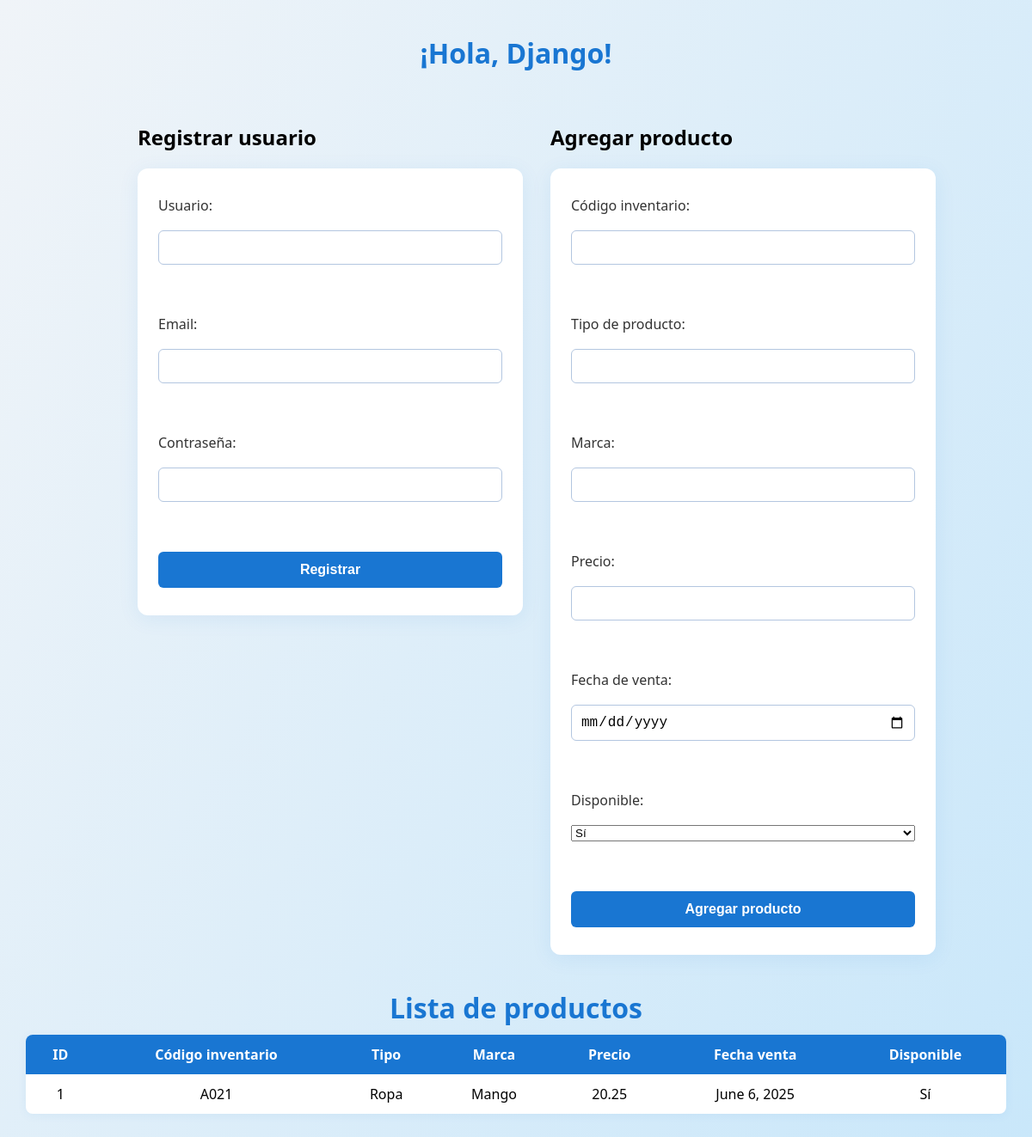
The app's page /ejemplo/, older data.
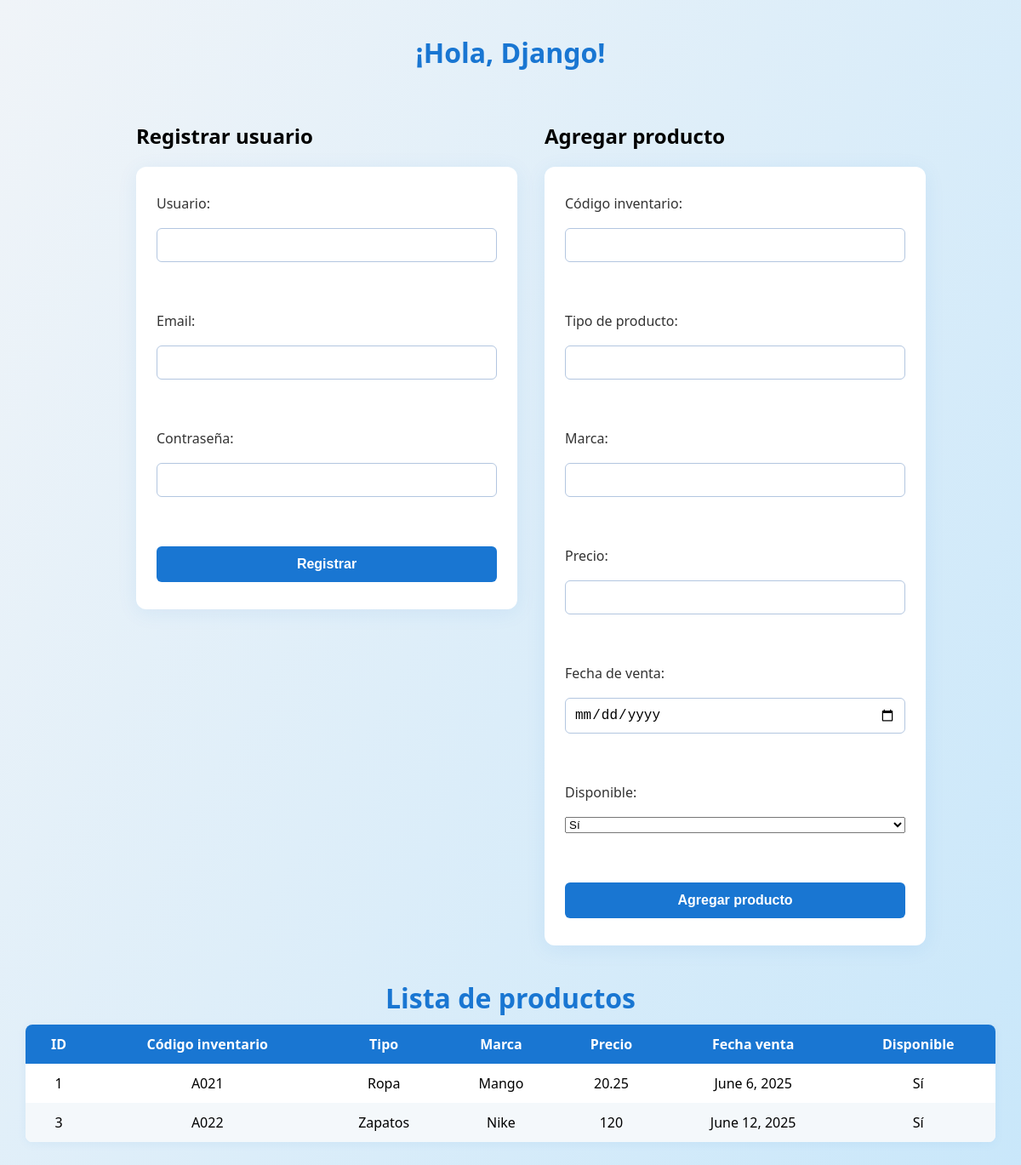
The same page, newer data.
### MiWeb/models.py (models this page shows, shortened)
class Producto(models.Model):
    codigo_inventario = models.CharField(max_length=100, unique=True)
    tipo_producto = models.CharField(max_length=100)
    marca = models.CharField(max_length=100)
    precio_producto = models.DecimalField(max_digits=10, decimal_places=2)
    fecha_venta = models.DateField(null=True, blank=True)
    disponible = models.BooleanField(default=True)

### MiWeb/views.py (the view, shortened to what this page needs)
# urls.py: path('ejemplo/', ejemplo_view, name='ejemplo'),
def ejemplo_view(request):
    mensaje = ''
    with connection.cursor() as cursor:
        cursor.execute('SELECT id, codigo_inventario, tipo_producto, marca, precio_producto, fecha_venta, disponible FROM MiWeb_producto')
        productos = [
            {
                'id': row[0],
                'codigo_inventario': row[1],
                'tipo_producto': row[2],
                'marca': row[3],
                'precio_producto': row[4],
                'fecha_venta': row[5],
                'disponible': row[6],
            }
            for row in cursor.fetchall()
        ]
    return render(request, 'ejemplo.html', {'mensaje': mensaje, 'productos': productos})

### MiWeb/templates/ejemplo.html (shortened to what this page needs)
<!DOCTYPE html>
<html lang="es">
  <head>
    {% load static %}
    <link rel="stylesheet" href="{% static 'estilos.css' %}" />
  </head>
  <body>
    <h1>¡Hola, Django!</h1>
    <div class="formularios-container">
      <div>
        <h2>Registrar usuario</h2>
        <form method="post">
          <label for="username">Usuario:</label>
          <input type="text" id="username" name="username" required /><br />
          <label for="email">Email:</label>
          <input type="email" id="email" name="email" required /><br />
          <label for="password">Contraseña:</label>
          <input type="password" id="password" name="password" required /><br />
          <button type="submit">Registrar</button>
        </form>
      </div>
      <div>
        <h2>Agregar producto</h2>
        <form method="post" action="{% url 'ejemplo' %}?producto=1">
          <label for="codigo_inventario">Código inventario:</label>
          <input
            type="text"
            id="codigo_inventario"
            name="codigo_inventario"
            required
          /><br />
          <label for="tipo_producto">Tipo de producto:</label>
          <input
            type="text"
            id="tipo_producto"
            name="tipo_producto"
            required
          /><br />
          <label for="marca">Marca:</label>
          <input type="text" id="marca" name="marca" required /><br />
          <label for="precio_producto">Precio:</label>
          <input
            type="number"
            step="0.01"
            id="precio_producto"
            name="precio_producto"
            required
          /><br />
          <label for="fecha_venta">Fecha de venta:</label>
          <input type="date" id="fecha_venta" name="fecha_venta" /><br />
          <label for="disponible">Disponible:</label>
          <select id="disponible" name="disponible">
            <option value="1">Sí</option>
            <option value="0">No</option></select
          ><br />
          <button type="submit">Agregar producto</button>
        </form>
      </div>
    </div>
    <h2 class="titulo-productos">Lista de productos</h2>
    <table>
      <thead>
        <tr>
          <th>ID</th>
          <th>Código inventario</th>
          <th>Tipo</th>
          <th>Marca</th>
          <th>Precio</th>
          <th>Fecha venta</th>
          <th>Disponible</th>
        </tr>
      </thead>
      <tbody>
        {% for producto in productos %}
        <tr>
          <td>{{ producto.id }}</td>
          <td>{{ producto.codigo_inventario }}</td>
          <td>{{ producto.tipo_producto }}</td>
          <td>{{ producto.marca }}</td>
          <td>{{ producto.precio_producto }}</td>
          <td>{{ producto.fecha_venta }}</td>
          <td>{% if producto.disponible %}Sí{% else %}No{% endif %}</td>
        </tr>
        {% empty %}
        <tr>
          <td colspan="7">No hay productos registrados.</td>
        </tr>
        {% endfor %}
      </tbody>
    </table>
  </body>
</html>

Row changes from the older to the newer data that the page shows:
added Producto: id "3", codigo_inventario "A022", tipo_producto "Zapatos", marca "Nike", precio_producto "120", fecha_venta "June 12, 2025"
